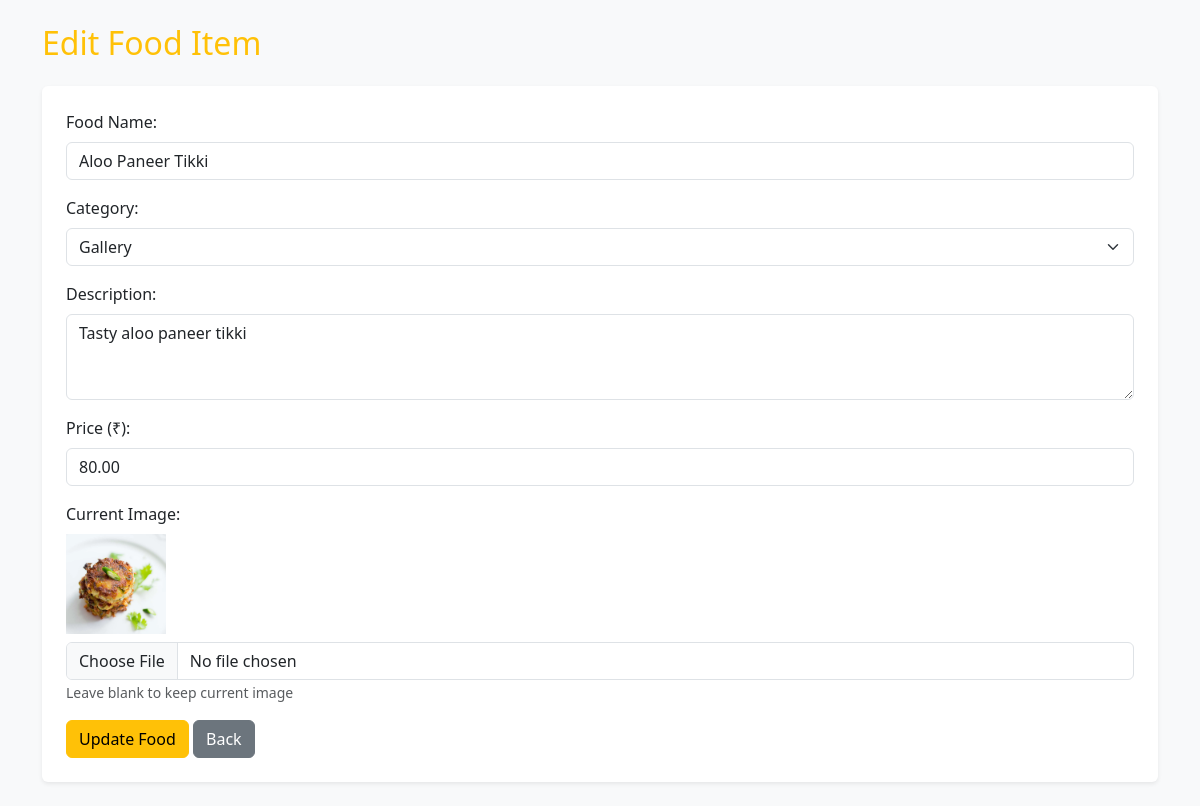
The page /admin/edit-food.php?id=1 on the database its author committed.
### tables this page shows
CREATE TABLE `food_items` (
  `id` int(11) NOT NULL,
  `name` varchar(100) NOT NULL,
  `image_path` varchar(255) NOT NULL,
  `category` enum('gallery','popular','speciality') NOT NULL,
  `description` text DEFAULT NULL,
  `price` decimal(10,2) DEFAULT NULL
);

### admin/edit-food.php (the view, shortened to what this page needs)
<?php
include 'php/config.php';
$id = intval($_GET['id'] ?? 0);
$stmt = $conn->prepare("SELECT * FROM food_items WHERE id=?");
$stmt->bind_param("i", $id);
$stmt->execute();
$result = $stmt->get_result();
$food = $result->fetch_assoc();
?>
<!DOCTYPE html>
<html lang="en">
<head>
<link href="https://cdn.jsdelivr.net/npm/bootstrap@5.3.3/dist/css/bootstrap.min.css" rel="stylesheet">
</head>
<body class="p-4">
<div class="container">
    <h2 class="mb-4 text-warning">Edit Food Item</h2>
    <form method="POST" enctype="multipart/form-data" class="bg-white p-4 rounded shadow-sm">
        <div class="mb-3">
            <label class="form-label">Food Name:</label>
            <input type="text" name="name" value="<?= htmlspecialchars($food['name']) ?>" class="form-control" required>
        </div>
        <div class="mb-3">
            <label class="form-label">Category:</label>
            <select name="category" class="form-select" required>
                <option value="gallery" <?= ($food['category']=='gallery')?'selected':'' ?>>Gallery</option>
            </select>
        </div>
        <div class="mb-3">
            <label class="form-label">Description:</label>
            <textarea name="description" rows="3" class="form-control" required><?= htmlspecialchars($food['description']) ?></textarea>
        </div>
        <div class="mb-3">
            <label class="form-label">Price (₹):</label>
            <input type="number" name="price" step="0.01" value="<?= htmlspecialchars($food['price']) ?>" class="form-control" required>
        </div>
        <div class="mb-3">
            <label class="form-label">Current Image:</label><br>
            <img src="../<?= $food['image_path'] ?>" class="img-preview mb-2">
            <input type="file" name="image" class="form-control">
            <small class="text-muted">Leave blank to keep current image</small>
        </div>
        <button type="submit" class="btn btn-warning">Update Food</button>
        <a href="manage-food.php" class="btn btn-secondary">Back</a>
    </form>
</div>
</body>
</html>

### admin/edit-food.php (style rules this page uses)
body { background: #f8f9fa; }
.img-preview { width: 100px; height: 100px; object-fit: cover; }

### rows shown on the page
food_items: name "Aloo Paneer Tikki", category "Gallery", description "Tasty aloo paneer tikki", price "80.00", image_path (picture)
